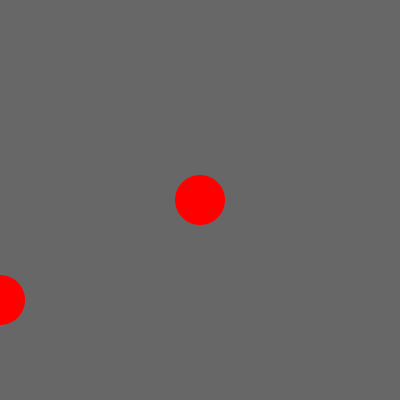
Frame 1 (no input)
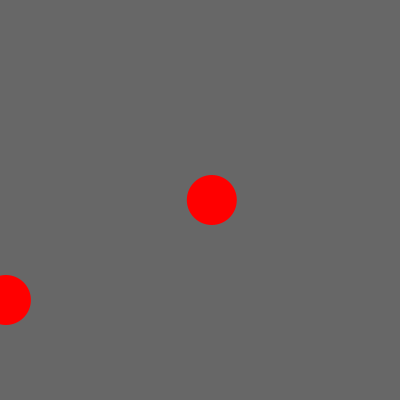
Frame 60 (the mouse pressed at the canvas centre just before this capture)
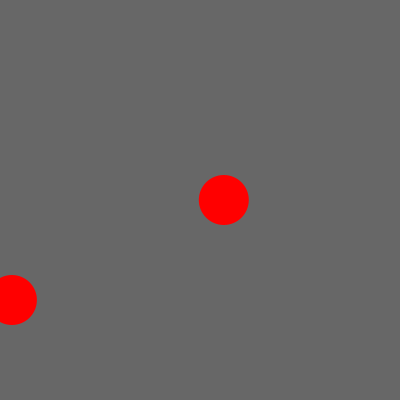
Frame 120 (the mouse held since frame 60 and released just before this capture)

The Processing sketch that drew these frames (run headless with seeded random() and noise(); from frame 60 on, the mouse is pressed at the canvas centre):

// Processing sketch: CircleMove
// ── CircleMove.pde

Circle c1 = new Circle(200,200,100);
Circle c2 = new Circle(0,300,100);


void setup() {
  size(400,400);
  c1.speed(0.2);
  c2.speed(0.1);
}

void draw(){
  background(103);
  //c1.change(0,200,100);
  c1.show();
  //c2.change(0,300,100);

  c2.show();
  c1.move();
  c2.move();
}


// Circle Class. All definitions go here. This is cool
class Circle {
float x,y;
float diameter;
float speed;

Circle(float xPos, float yPos, float size ){
  x= xPos;
  y= yPos;
  diameter = size;
  speed = 0.1;
  }
void change(float xPos, float yPos, float size ){
  x= xPos;
  y= yPos;
  diameter = size;
  //speed = 0;
  }

void show(){
  fill(255,0,0);
  noStroke();
  ellipse(x,y,diameter/2,diameter/2);
  }

void speed(float sp){
  speed = sp;
  }

void move() {
  x = x+speed;
}
}
